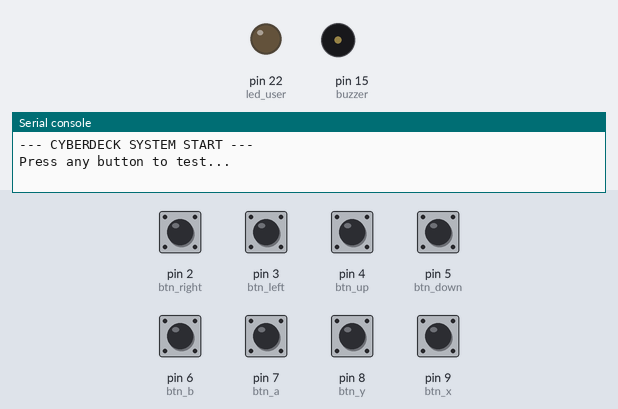
Simulated run of this program. Board: MicroPython board. Shown: output pins drawn as LEDs (lit = HIGH), buzzer (waves = sounding, pin HIGH), the last lines printed to the serial console. The test bench sets the inputs (shaded band); at power-on: pin 2 (btn_right), pin 3 (btn_left), pin 4 (btn_up), pin 5 (btn_down), pin 6 (btn_b), pin 7 (btn_a), pin 8 (btn_y), pin 9 (btn_x) HIGH.

Above: at 1.4 s.
1.5 s: pin 2 (btn_right) pulled LOW for 0.15 s
At 2.7 s:
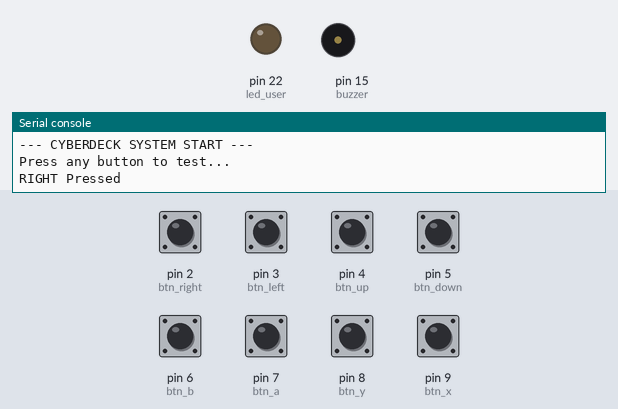
3.1 s: pin 3 (btn_left) pulled LOW for 0.15 s
At 3.8 s:
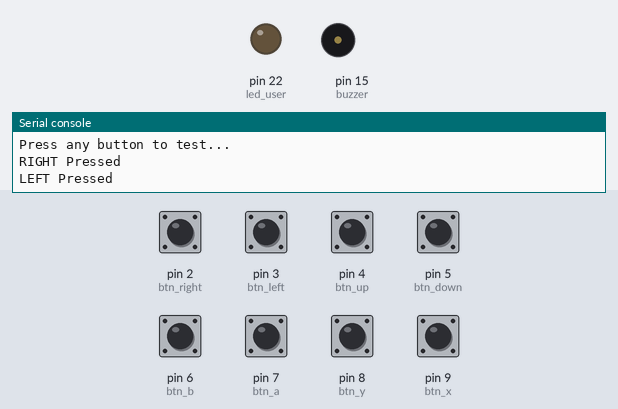
4.7 s: pin 4 (btn_up) pulled LOW for 0.15 s
At 5.0 s:
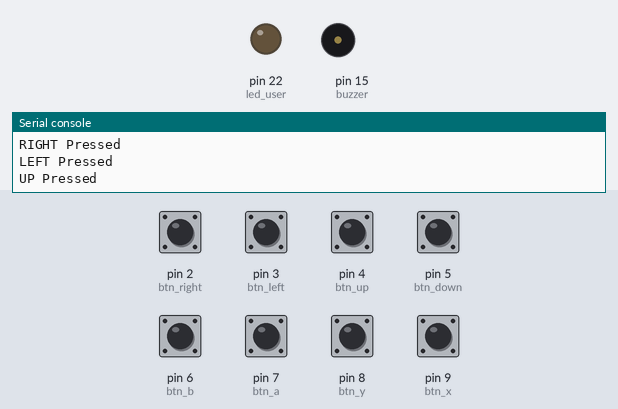
6.3 s: pin 5 (btn_down) pulled LOW for 0.15 s
At 7.4 s:
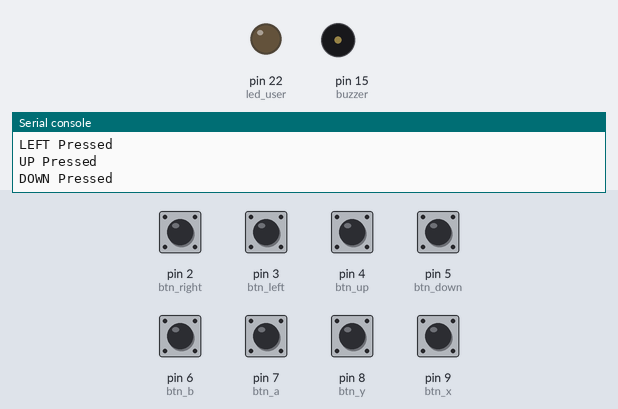
7.9 s: pin 6 (btn_b) pulled LOW for 0.15 s
At 8.5 s:
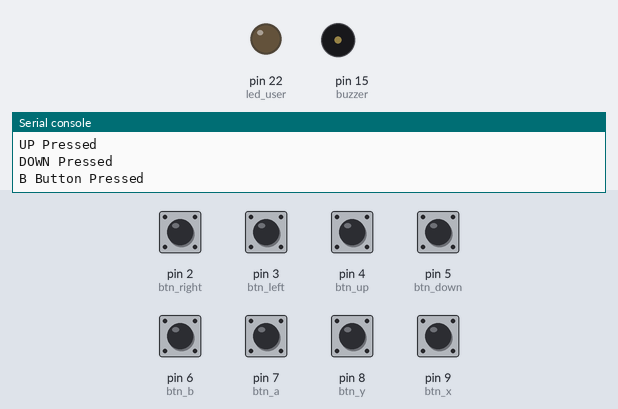
9.5 s: pin 7 (btn_a) pulled LOW for 0.15 s
At 10.9 s:
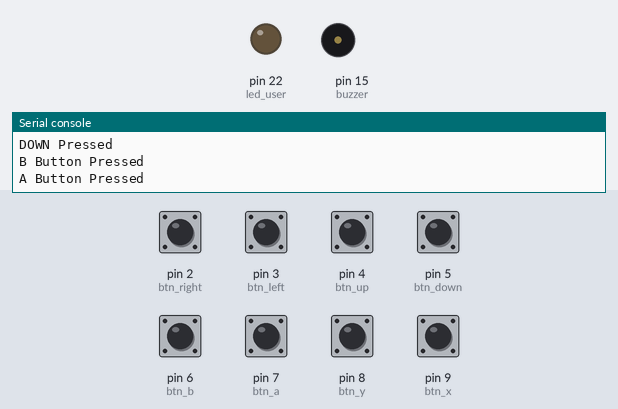
Timing chart, 0 to 12.1 s (numbered marks = the images above; inputs shaded):
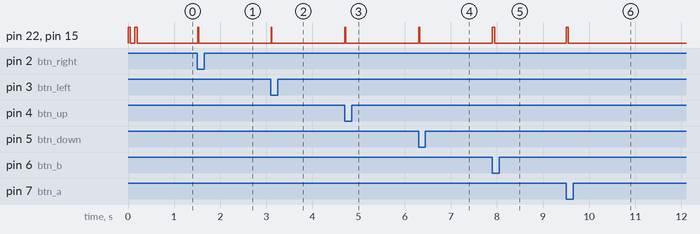

Measured:
- after the input at 1.5 s, pin 22 (led_user), pin 15 (buzzer): LOW → HIGH at once, → LOW 0.02 s later
- after the input at 3.1 s, pin 22 (led_user), pin 15 (buzzer): LOW → HIGH at once, → LOW 0.02 s later
- after the input at 4.7 s, pin 22 (led_user), pin 15 (buzzer): LOW → HIGH at once, → LOW 0.02 s later
- after the input at 6.3 s, pin 22 (led_user), pin 15 (buzzer): LOW → HIGH at once, → LOW 0.02 s later
- after the input at 7.9 s, pin 22 (led_user), pin 15 (buzzer): LOW → HIGH at once, → LOW 0.05 s later
- after the input at 9.5 s, pin 22 (led_user), pin 15 (buzzer): LOW → HIGH at once, → LOW 0.05 s later

The program:

main.py
```python
from machine import Pin, PWM
import utime

btn_up = Pin(4, Pin.IN, Pin.PULL_UP)
btn_down = Pin(5, Pin.IN, Pin.PULL_UP)
btn_left = Pin(3, Pin.IN, Pin.PULL_UP)
btn_right = Pin(2, Pin.IN, Pin.PULL_UP)

btn_a = Pin(7, Pin.IN, Pin.PULL_UP)
btn_b = Pin(6, Pin.IN, Pin.PULL_UP)
btn_x = Pin(9, Pin.IN, Pin.PULL_UP)
btn_y = Pin(8, Pin.IN, Pin.PULL_UP)

led_user = Pin(22, Pin.OUT)
buzzer = Pin(15, Pin.OUT)


def beep(duration_ms):
    buzzer.value(1)
    led_user.value(1)
    utime.sleep_ms(duration_ms)
    buzzer.value(0)
    led_user.value(0)


print("--- CYBERDECK SYSTEM START ---")
print("Press any button to test...")

beep(50)
utime.sleep_ms(100)
beep(50)

while True:
    if btn_up.value() == 0:
        print("UP Pressed")
        beep(20)
        while btn_up.value() == 0: pass

    if btn_down.value() == 0:
        print("DOWN Pressed")
        beep(20)
        while btn_down.value() == 0: pass

    if btn_left.value() == 0:
        print("LEFT Pressed")
        beep(20)
        while btn_left.value() == 0: pass

    if btn_right.value() == 0:
        print("RIGHT Pressed")
        beep(20)
        while btn_right.value() == 0: pass

    if btn_a.value() == 0:
        print("A Button Pressed")
        beep(50)
        while btn_a.value() == 0: pass

    if btn_b.value() == 0:
        print("B Button Pressed")
        beep(50)
        while btn_b.value() == 0: pass

    if btn_x.value() == 0:
        print("X Button Pressed")
        beep(50)
        while btn_x.value() == 0: pass

    if btn_y.value() == 0:
        print("Y Button Pressed")
        beep(50)
        while btn_y.value() == 0: pass

    utime.sleep_ms(10)
```
